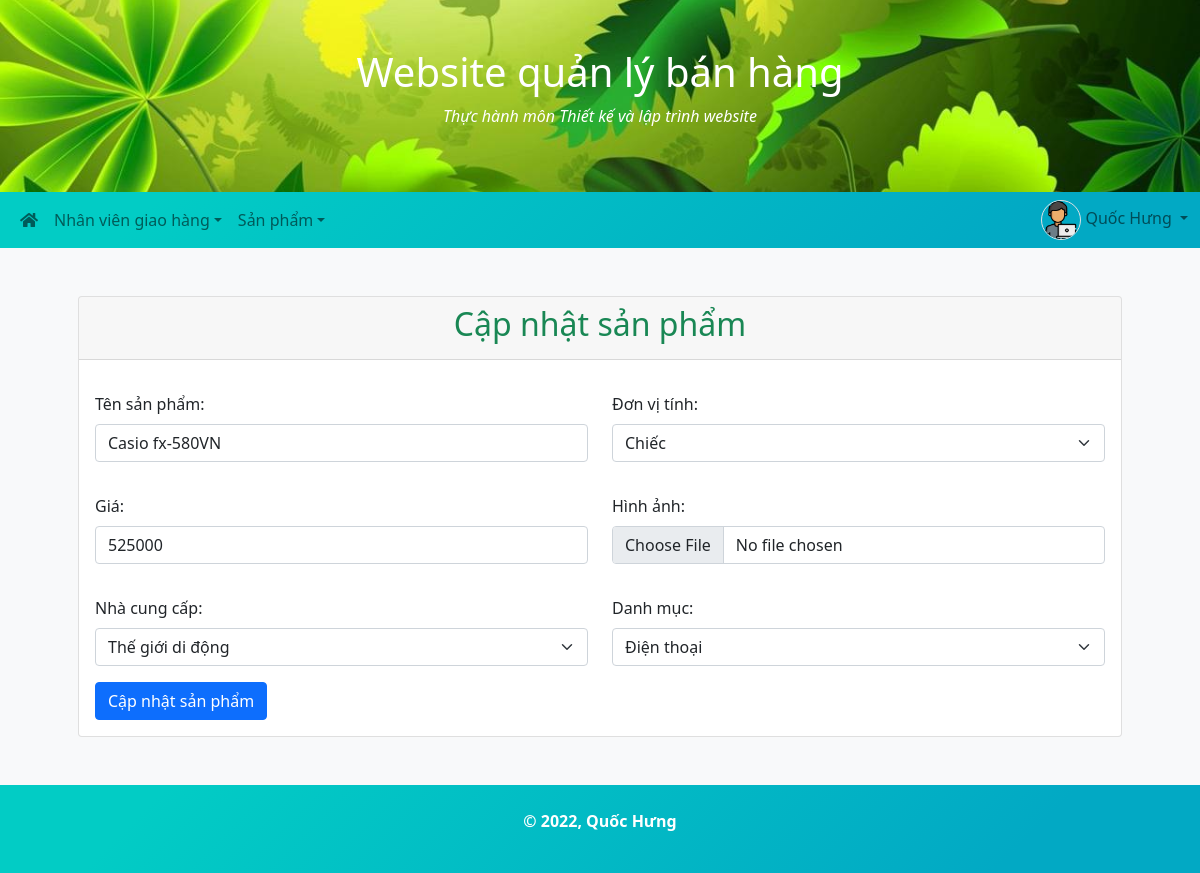
Screenshot of /Products/edit.php?id=1 (signed in) with the database file from the repository.
### tables this page shows
CREATE TABLE `products` (
  `ProductID` int(11) NOT NULL,
  `ProductName` varchar(255) NOT NULL,
  `Unit` varchar(20) NOT NULL,
  `Price` float NOT NULL,
  `Picture` varchar(255) NOT NULL,
  `SupplierID` int(11) NOT NULL,
  `CategoryID` int(11) NOT NULL
);

### config/database.php (called while the page is built, shortened)
<?php
class Database
{
    private static function Connect()
    {
        $connect = new mysqli(self::HOST, self::USERNAME, self::PASSWORD, self::DBNAME);
        return $connect;
    }
    public static function GetData($sql)
    {
        $connect = self::Connect();
        $result = $connect->query($sql);
        $data = [];
        if ($result->num_rows > 0) {
            while ($row = $result->fetch_assoc()) {
                $data[] = $row;
            }
        }
        return $data;
    }
}

### Products/edit.php (the view, shortened to what this page needs)
<?php include '../header.php'?>
<?php include '../sidebar.php'?>
<?php
    $id = (isset($_GET['id'])) ? $_GET['id'] : '';
    $sql = "SELECT * FROM Products WHERE ProductID = $id";
    $product = Database::GetData($sql)[0];
?>
<div class="container p-5">
    <div class="card">
        <div class="card-header">
            <h2 class="text-center text-success">Cập nhật sản phẩm</h2>
        </div>
        <div class="card-body">
            <form action="" method="POST" enctype="multipart/form-data">
                <div class="row">
                    <div class="col-md-6 mb-3 mt-3">
                        <label class="form-label">Tên sản phẩm:</label>
                        <input type="text" class="form-control" name="name" value="<?=$product['ProductName']?>">
                    </div>
                    <div class="col-md-6 mb-3 mt-3">
                        <label class="form-label">Đơn vị tính:</label>
                        <select class="form-select" name="unit">
                            <option value="Chiếc" <?=($product['Unit'] == 'Chiếc') ? 'selected' : ''?>>Chiếc</option>
                        </select>
                    </div>
                </div>
                <div class="row">
                    <div class="col-md-6 mb-3 mt-3">
                        <label class="form-label">Giá:</label>
                        <input type="number" class="form-control" name="price" value="<?=$product['Price']?>">
                    </div>
                    <div class="col-md-6 mb-3 mt-3">
                        <label class="form-label">Hình ảnh:</label>
                        <input type="file" class="form-control" name="picture">
                    </div>
                </div>
                <div class="row">
                    <div class="col-md-6 mb-3 mt-3">
                        <label class="form-label">Nhà cung cấp:</label>
                        <select class="form-select" name="supplier">
                            <?php
                                $suppliers = Database::GetData('SELECT * FROM Suppliers');
                                foreach ($suppliers as $item) {
                                    $selected = ($product['SupplierID'] === $item['SupplierID']) ? 'selected' : '';
                                    echo '<option value="' . $item['SupplierID'] . '" ' . $selected . '>' . $item['SupplierName'] . '</option>';
                                }
                            ?>
                        </select>
                    </div>
                    <div class="col-md-6 mb-3 mt-3">
                        <label class="form-label">Danh mục:</label>
                        <select class="form-select" name="category">
                            <?php
                                $suppliers = Database::GetData('SELECT * FROM Categories');
                                foreach ($suppliers as $item) {
                                    $selected = ($product['CategoryID'] === $item['CategoryID']) ? 'selected' : '';
                                    echo '<option value="' . $item['CategoryID'] . '" ' . $selected . '>' . $item['CategoryName'] . '</option>';
                                }
                            ?>
                        </select>
                    </div>
                </div>
                <button class="btn btn-primary" name="submit">Cập nhật sản phẩm</button>
            </form>
        </div>
    </div>
</div>
<?php include '../footer.php'?>

### assets/css/style.css (style rules this page uses)
body { background-color: var(--bs-gray-100); }

### rows the page displays
products: name "Casio fx-580VN", unit "Chiếc", price "525000"

### other values shown
$_SESSION['fullname'] "Quốc Hưng"
form field supplier "Thế giới di động"
form field category "Điện thoại"
